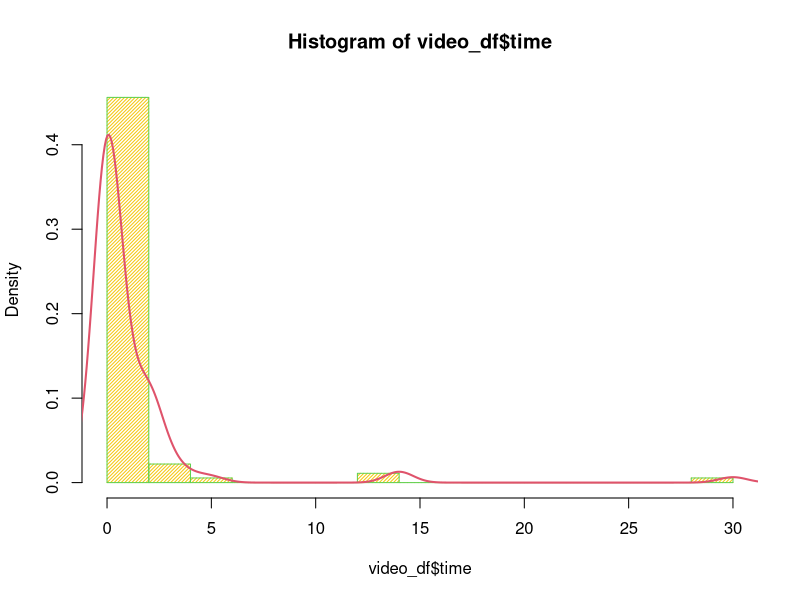
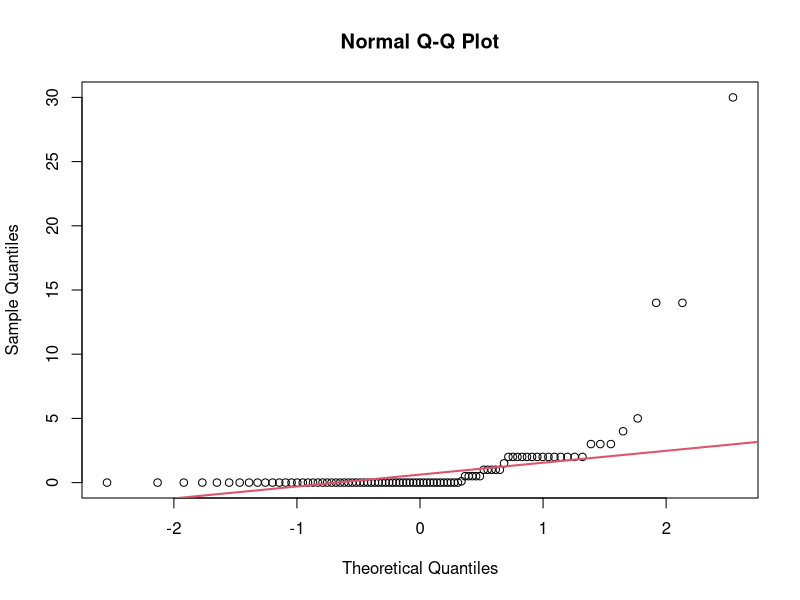
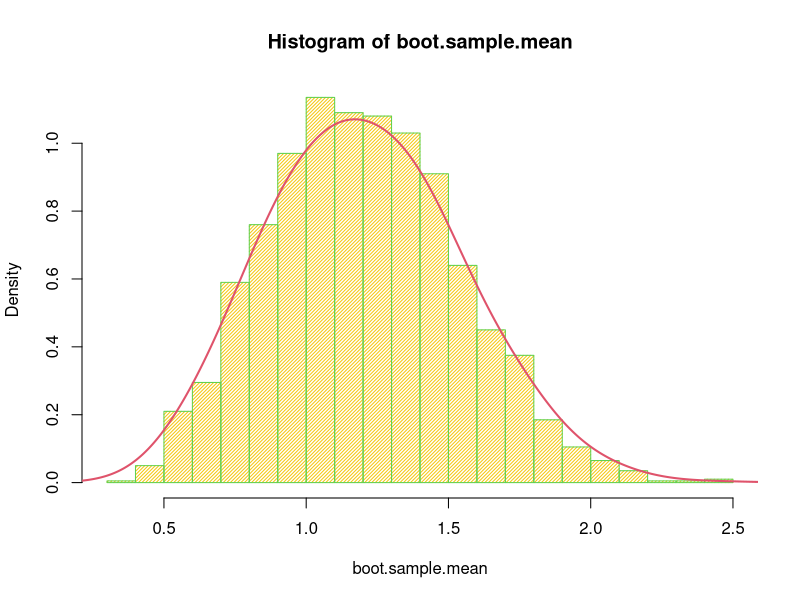
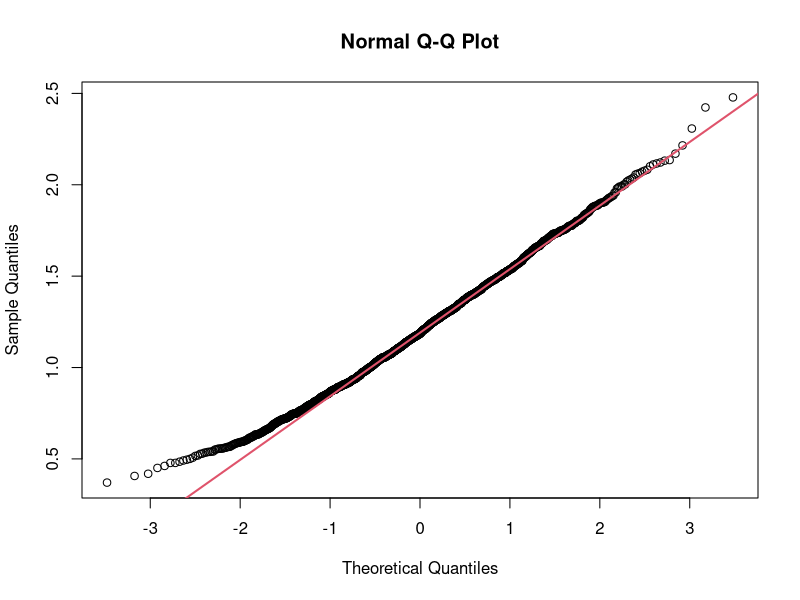

Here is the R script that generated these plots, in order: (Note: this script raises an error after producing the figures.)
## ---- chunk 1
# Read in the csv file 
video_df <- read.csv('data/video_fixed.csv')
# removes the last row (all NA values)
video_df <- video_df[-nrow(video_df),]
video_df
## ---- chunk 2
# Clean video multiple df
#read in csv file
video_multiple_df <- read.csv('data/video_multiple_fixed.csv')
#sets first row as col names
colnames(video_multiple_df) <- video_multiple_df[1,]
#removes the first row
video_multiple_df <- video_multiple_df[-1, ] 
video_multiple_df
## ---- chunk 3
# Clean video_df
video_df$like[video_df$like==99] <- NA
video_df$where[video_df$where==99] <- NA
video_df$freq[video_df$freq==99] <- NA
video_df$busy[video_df$busy==99] <- NA
video_df$educ[video_df$educ==99] <- NA
video_df$math[video_df$math==99] <- NA
video_df$work[video_df$work==99] <- NA
video_df$cdrom[video_df$cdrom==99] <- NA
## ---- chunk 4
#SCENARIO 1
played_videogames <- video_df$time
played_videogames[played_videogames > 0] <- 1
played_videogames

t.test(played_videogames)

## ---- chunk 5
#SCENARIO 3
#point estimate for mean of time 
mean.time <- mean(video_df$time)
mean.time
#constructing confidence interval for mean of time, continuous variable 
width <- 1.96 *sd(video_df$time)* sqrt((314-91)/((91)*314))
int.time <- c(mean.time - width, mean.time + width)
int.time
#Distribution of time
hist(video_df$time,breaks = 20, probability = TRUE, density = 40, col = 7, border = 3)
lines(density(video_df$time, adjust = 2),lwd=2, col = 2)
qqnorm(video_df$time)
qqline(video_df$time,lwd=2, col=2)
#constructing bootstrap estimate
#creating bootstrap population
ind.boot <- sample.int(91, size=314, replace=TRUE)
time.boot <- video_df$time[ind.boot]
#generating bootstrap sample means
B <- 2000
boot.sample.mean <- rep(NA, B)
for(i in 1:B){
  ind <- sample.int(314, size=91, replace=FALSE)
  boot <- time.boot[ind]
  boot.sample.mean[i] <- mean(boot)
}
#Distribution of bootstrap sample means 
hist(boot.sample.mean,breaks = 20, probability = TRUE, density = 40, col = 7, border = 3)
lines(density(boot.sample.mean, adjust = 2),lwd=2, col = 2)
qqnorm(boot.sample.mean)
qqline(boot.sample.mean,lwd=2, col=2)
#constructing confidence interval using bootstrap means
time.mean.boot <- mean(boot.sample.mean)
time.int.boot <- c(time.mean.boot - 1.96*sd(boot.sample.mean), time.mean.boot + 1.96*sd(boot.sample.mean))
time.int.boot

## ---- chunk 6
#SCENARIO 4
#creates table for like varible
likeAlone <- table(video_df$like)
#Below adds instances where like = 1 or 5
noGames <- as.double(likeAlone[1]+likeAlone[5])
#portion of surveyees who never played/don't like playing video games at all
noGames/nrow(video_df)
#instances of "relax" reason for playing video games
relax <- as.double(table(video_multiple_df$relax[video_multiple_df$relax==1]))
#instances of "grahics" reason for playing video games
graphics <- as.double(table(video_multiple_df$graphic[video_multiple_df$graphic==1]))
#instances of "master" reason for playing video games
master <- as.double(table(video_multiple_df$master[video_multiple_df$master==1]))
#instances of "bored" reason for playing video games
bored <- as.double(table(video_multiple_df$bored[video_multiple_df$bored==1]))
#instances of "challenge" reason for playing video games
challenge <- as.double(table(video_multiple_df$challenge[video_multiple_df$challenge==1]))
#instances of "coordination" reason for playing video games
coord <- as.double(table(video_multiple_df$coord[video_multiple_df$coord==1]))
#creates vector of each reason instance
reasons <- c(relax,graphics,master,bored,challenge,coord)
#attaches reason name to each instance sum
names(reasons) <- c("relax","graphics","master","bored","challenge","coord")
#sorted display of the reasons and summed instances
sort(reasons, decreasing = TRUE)

#Below we see find the most prominent reasons why students don't like vdgm.'s
#instances of "time" reason for not playing video games
time <- as.double(table(video_multiple_df$time[video_multiple_df$time==1]))
#instances of "frust" reason for playing video games
frust <- as.double(table(video_multiple_df$frust[video_multiple_df$frust==1]))
#instances of "lonely" reason for playing video games
lonely <- as.double(table(video_multiple_df$lonely[video_multiple_df$lonely==1]))
#instances of "rules" reason for playing video games
rules <- as.double(table(video_multiple_df$rules[video_multiple_df$rules==1]))
#instances of "cost" reason for playing video games
cost <- as.double(table(video_multiple_df$cost[video_multiple_df$cost==1]))
#instances of "boring" reason for playing video games
boring <- as.double(table(video_multiple_df$boring[video_multiple_df$boring==1]))
#instances of "friends don't play" reason for playing video games
friends <- as.double(table(video_multiple_df$friends[video_multiple_df$friends==1]))
#instances of "pointless" reason for playing video games
pointless <- as.double(table(video_multiple_df$point[video_multiple_df$point==1]))

#creates vector of each dislike reason instance
dislikeReasons <- c(time,frust,lonely,rules,cost,boring, friends,pointless)
#attaches reason name to each instance sum
names(dislikeReasons) <- c("time","frust","lonely","rules","cost","boring","friends","pointless")
#sorted display of the reasons and summed instances
sort(dislikeReasons, decreasing = TRUE)
## ---- chunk 7
#SCENARIO 6
#split into not played (5 and 1)
not_liked = video_df[video_df$like == 1 | video_df$like == 5,]
#split into played (2, 3, 4)
liked = video_df[video_df$like==2|video_df$like==2|video_df$like==3,]
barplot(table(not_liked$grade),names.arg=c('C','B','A'),col = c('red','blue','green') ,main= 'Distribution of Grades - Not Liked', border=TRUE,
        xlab='Grade Expected', ylab='count')
barplot(table(liked$grade),names.arg=c('C','B','A'),col = c('red','blue','green') ,main= 'Distribution of Grades - Liked', border=TRUE,
        xlab='Grade Expected', ylab='count')

## ---- chunk 8
educ1 = video_df[video_df$educ==1,]
educ0 = video_df[video_df$educ==0,]
   
barplot(table(educ0$grade),names.arg=c('C','B','A'),col = c('red','blue','green') ,main= 'Distribution of Grades - Not Educational', border=TRUE,
        xlab='Grade Expected', ylab='count')
barplot(table(educ1$grade),names.arg=c('C','B','A'),col = c('red','blue','green') ,main= 'Distribution of Grades - Educational', border=TRUE,
        xlab='Grade Expected', ylab='count')
